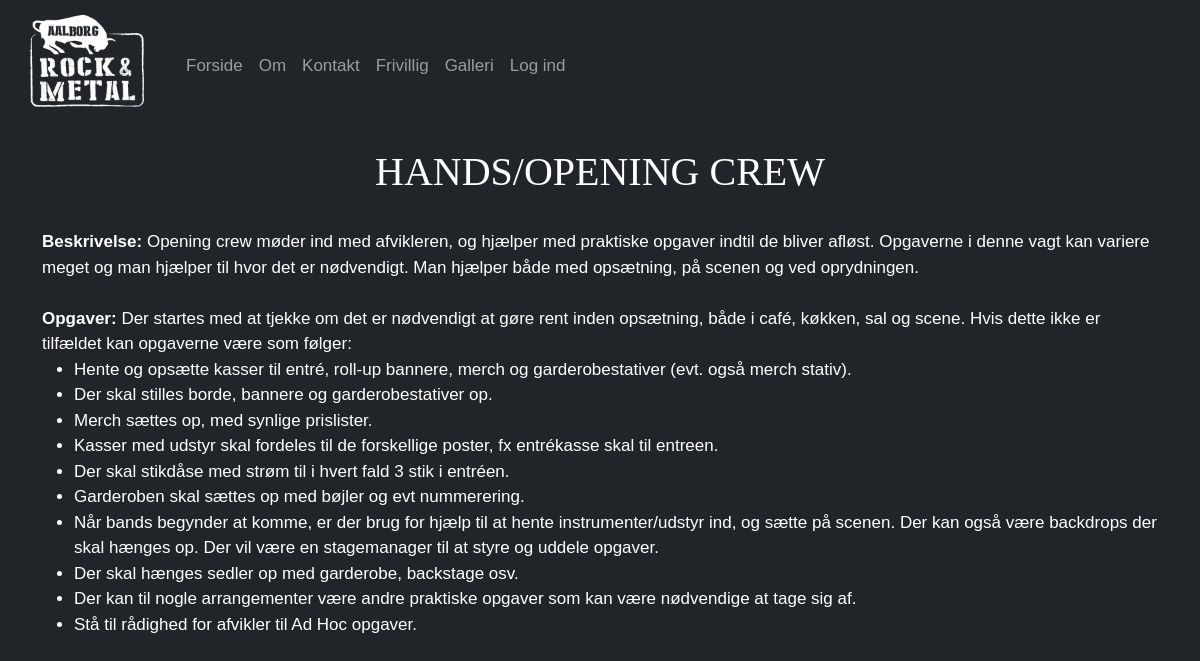
Page /vagter/1 on the committed database.
### website/models.py (models this page shows, shortened)
class Frivillig(models.Model):
	vagter = models.CharField(max_length=255)
	beskrivelse = models.TextField(max_length=255)
	opgaver = models.TextField()
	opg_01 = models.TextField()
	opg_02 = models.TextField()
	opg_03 = models.TextField()
	opg_04 = models.TextField()
	opg_05 = models.TextField(null=True, blank=True)
	opg_06 = models.TextField(null=True, blank=True)
	opg_07 = models.TextField(null=True, blank=True)
	opg_08 = models.TextField(null=True, blank=True)
	opg_09 = models.TextField(null=True, blank=True)
	opg_10 = models.TextField(null=True, blank=True)
	opg_11 = models.TextField(null=True, blank=True)
	opg_12 = models.TextField(null=True, blank=True)
	class Meta:
		verbose_name_plural = "Frivillig"

### website/views.py (the view)
# urls.py: path('vagter/<int:pk>', views.vagter, name='vagter'),
def vagter(request,pk):
	vagter = Frivillig.objects.get(id=pk)
	return render(request, 'vagter.html', {'vagter':vagter})

### website/templates/vagter.html (shortened to what this page needs)
{% extends 'base.html' %}
{% load static %}
{% block content %}
<h1>{{ vagter.vagter }}</h1>
<br />
<b>Beskrivelse:</b> {{ vagter.beskrivelse}}<br />
<br />
<b>Opgaver:</b> {{ vagter.opgaver }}<br />
<ul>
<li>{{ vagter.opg_01 }}</li>
<li>{{ vagter.opg_02 }}</li>
<li>{{ vagter.opg_03 }}</li>
<li>{{ vagter.opg_04 }}</li>
{% if vagter.opg_05 %}
<li>{{ vagter.opg_05 }}</li>
{% endif %}
{% if vagter.opg_06 %}
<li>{{ vagter.opg_06 }}</li>
{% endif %}
{% if vagter.opg_07 %}
<li>{{ vagter.opg_07 }}</li>
{% endif %}
{% if vagter.opg_08 %}
<li>{{ vagter.opg_08 }}</li>
{% endif %}
{% if vagter.opg_09 %}
<li>{{ vagter.opg_09 }}</li>
{% endif %}
{% if vagter.opg_10 %}
<li>{{ vagter.opg_10 }}</li>
{% endif %}
</ul>
{% endblock %}

### static/website/css/edits.css (style rules this page uses)
body, html { height: 100%; }
body { max-width: 1920px; margin-left: auto; margin-right: auto; background-color: #212529; color: #fff; height: 100%; }

### rows in the picture
Frivillig: vagter "HANDS/OPENING CREW", beskrivelse "Opening crew møder ind med afvikleren, og hjælper med praktiske opgaver indtil de bliver afløst. Opgaverne i denne vagt kan variere meget og man hjælper til hvor det er nødvendigt. Man hjælper både med opsætning, på scenen og ved oprydningen.", opgaver "Der startes med at tjekke om det er nødvendigt at gøre rent inden opsætning, både i café, køkken, sal og scene. Hvis dette ikke er tilfældet kan opgaverne være som følger:", opg_01 "Hente og opsætte kasser til entré, roll-up bannere, merch og garderobestativer (evt. også merch stativ).", opg_02 "Der skal stilles borde, bannere og garderobestativer op.", opg_03 "Merch sættes op, med synlige prislister.", opg_04 "Kasser med udstyr skal fordeles til de forskellige poster, fx entrékasse skal til entreen.", opg_05 "Der skal stikdåse med strøm til i hvert fald 3 stik i entréen.", opg_06 "Garderoben skal sættes op med bøjler og evt nummerering.", opg_07 "Når bands begynder at komme, er der brug for hjælp til at hente instrumenter/udstyr ind, og sætte på scenen. Der kan også være backdrops der skal hænges op. Der vil være en stagemanager til at styre og uddele opgaver.", opg_08 "Der skal hænges sedler op med garderobe, backstage osv.", opg_09 "Der kan til nogle arrangementer være andre praktiske opgaver som kan være nødvendige at tage sig af.", opg_10 "Stå til rådighed for afvikler til Ad Hoc opgaver."
